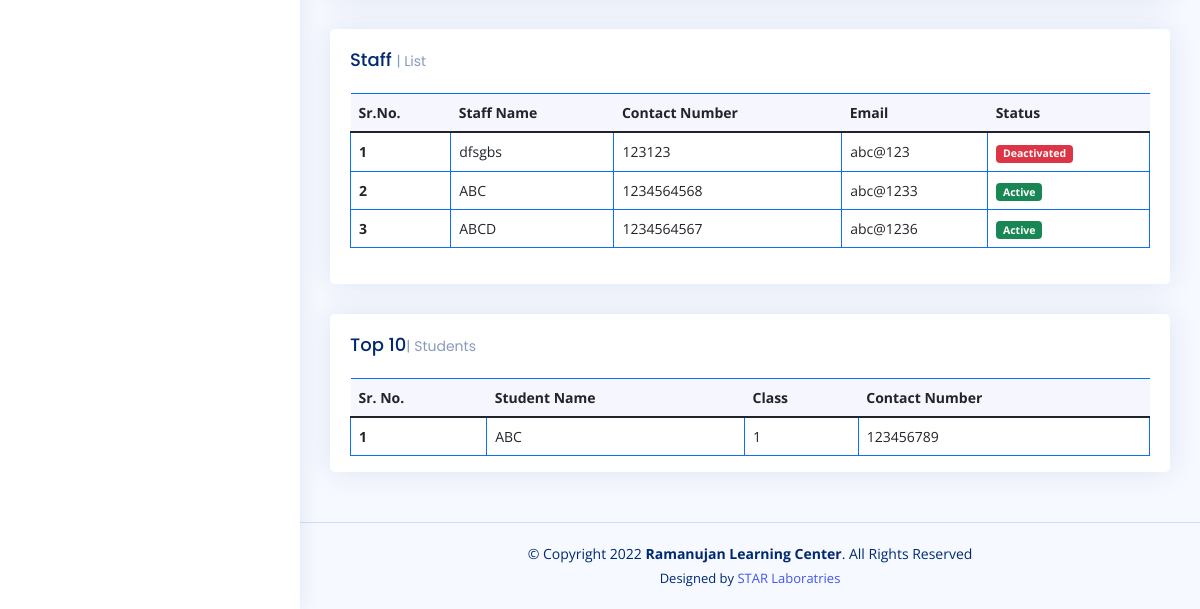
Before: / (lower part) with the older database file.
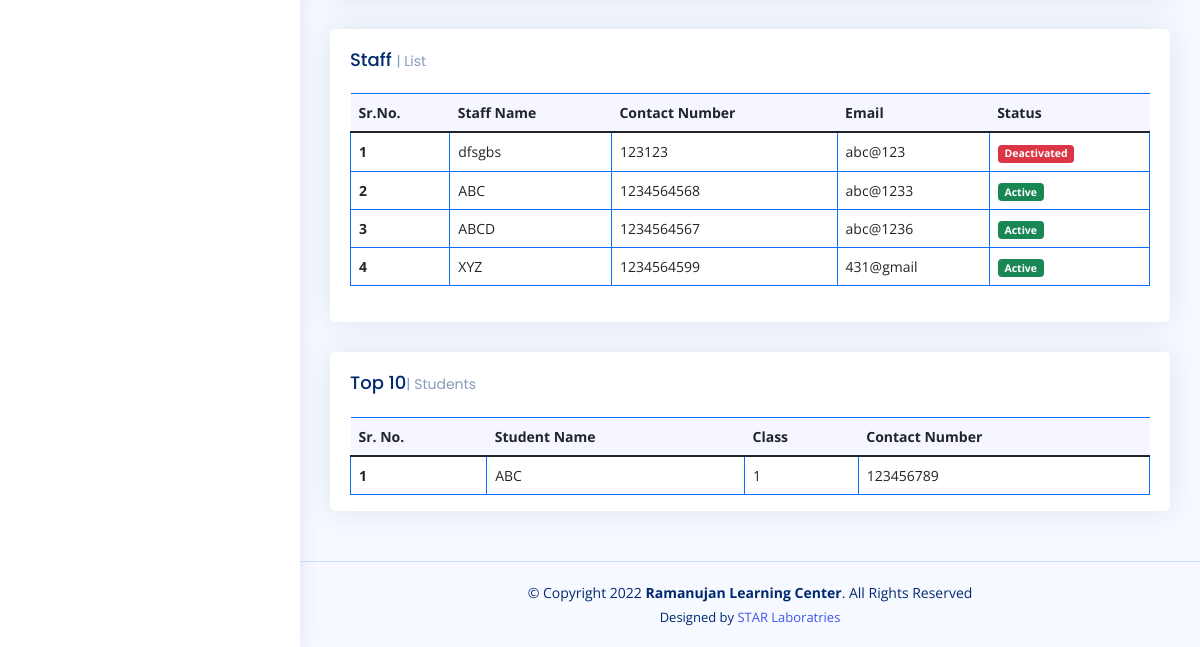
After: the same page with the newer database file.
### tables this page shows
CREATE TABLE `staff` (
  `StaffID` int(11) NOT NULL,
  `StaffName` varchar(100) NOT NULL,
  `Gender` varchar(50) DEFAULT NULL,
  `MobileNo` varchar(50) NOT NULL,
  `Email` varchar(200) DEFAULT NULL,
  `AadharCardNo` int(20) NOT NULL,
  `Address` varchar(500) NOT NULL,
  `EducationDetails` varchar(500) NOT NULL,
  `SalaryAmount` decimal(9,2) NOT NULL,
  `Password` varchar(50) NOT NULL,
  `EntryDate` date NOT NULL,
  `EntryByID` int(11) NOT NULL,
  `Inservice` tinyint(4) NOT NULL DEFAULT 1
);

### index.php (shortened to what this page needs)
<?php
include"connection.php";
?>
<!DOCTYPE html>
<html lang="en">
<head>
  <link href="assets/vendor/bootstrap/css/bootstrap.min.css" rel="stylesheet">
  <link href="assets/vendor/bootstrap-icons/bootstrap-icons.css" rel="stylesheet">
  <link href="assets/vendor/boxicons/css/boxicons.min.css" rel="stylesheet">
  <link href="assets/vendor/quill/quill.snow.css" rel="stylesheet">
  <link href="assets/vendor/quill/quill.bubble.css" rel="stylesheet">
  <link href="assets/vendor/remixicon/remixicon.css" rel="stylesheet">
  <link href="assets/vendor/simple-datatables/style.css" rel="stylesheet">
  <link href="assets/css/style.css" rel="stylesheet">
</head>
<body>
  <?php include"sidebar.php"; ?>
  <main id="main" class="main">
    <section class="section dashboard">
      <div class="row">
        <div class="col-12">
        </div>
        <div class="col-12">
          <div class="card recent-sales overflow-auto">
            <div class="card-body">
              <h5 class="card-title">Staff <span>| List</span></h5>
              <table class="table table-bordered border-primary datatable">
                <thead>
                  <tr>
                    <th scope="col">Sr.No.</th>
                    <th scope="col">Staff Name</th>
                    <th scope="col">Contact Number</th>
                    <th scope="col">Email</th>
                    <th scope="col">Status</th>
                  </tr>
                </thead>
                <tbody>
                  <?php
                  $query ="SELECT * FROM `staff`";
                  $result = mysqli_query($con, $query);
                  if (mysqli_num_rows($result)>0){
                    $sr=1;
                    while($row=mysqli_fetch_assoc($result)){
                      if ($row['Inservice']==1) {
                        $Status='<span class="badge bg-success">Active</span>';
                      }else{
                        $Status='<span class="badge bg-danger">Deactivated</span>';
                      }
                      ?>
                      <tr>
                        <th><?php echo $sr; ?></th>
                        <td><?php echo $row['StaffName'] ?></td>
                        <td><?php echo $row['MobileNo'] ?></td>
                        <td><?php echo $row['Email'] ?></td>
                        <td><?php echo $Status ?></td>
                      </tr>
                      <?php
                      $sr++;
                    }}
                    ?>
                  </tbody>
                </table>
              </div>
            </div>
          </div>
          <div class="col-12">
            <div class="card top-selling overflow-auto">
              <div class="card-body pb-0">
                <h5 class="card-title">Top 10<span>| Students</span></h5>
                <table class="table table-bordered border-primary datatable">
                  <thead>
                    <tr>
                      <th scope="col">Sr. No.</th>
                      <th scope="col">Student Name</th>
                      <th scope="col">Class</th>
                      <th scope="col">Contact Number</th>
                    </tr>
                  </thead>
                  <tbody>
                    <tr>
                      <th scope="row">1</th>
                      <td>ABC</td>
                      <td>1</td>
                      <td>123456789</td>
                    </tr>
                  </tbody>
                </table>
              </div>
            </div>
          </div>
        </div>
  </section>
</main>
<footer id="footer" class="footer">
  <div class="copyright">
    &copy; Copyright 2022 <strong><span>Ramanujan Learning Center</span></strong>. All Rights Reserved
  </div>
  <div class="credits">
    Designed by <a href="https://www.starlaboratries.in" target="_blank">STAR Laboratries</a>
  </div>
</footer>
</body>
</html>

Changed rows visible on the page:
added staff: StaffName "XYZ", MobileNo "1234564599", Email "431@gmail", Inservice "Active"
